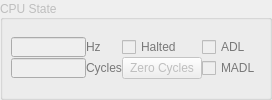
             <widget class="QGroupBox" name="groupCPU">
              <property name="enabled">
               <bool>false</bool>
              </property>
              <property name="sizePolicy">
               <sizepolicy hsizetype="Preferred" vsizetype="Fixed">
                <horstretch>0</horstretch>
                <verstretch>0</verstretch>
               </sizepolicy>
              </property>
              <property name="maximumSize">
               <size>
                <width>16777215</width>
                <height>16777215</height>
               </size>
              </property>
              <property name="title">
               <string>CPU State</string>
              </property>
              <property name="alignment">
               <set>Qt::AlignLeading|Qt::AlignLeft|Qt::AlignVCenter</set>
              </property>
              <property name="flat">
               <bool>false</bool>
              </property>
              <property name="checkable">
               <bool>false</bool>
              </property>
              <layout class="QGridLayout" name="gridLayout_15">
               <property name="leftMargin">
                <number>8</number>
               </property>
               <property name="topMargin">
                <number>8</number>
               </property>
               <property name="rightMargin">
                <number>8</number>
               </property>
               <property name="bottomMargin">
                <number>8</number>
               </property>
               <property name="horizontalSpacing">
                <number>5</number>
               </property>
               <property name="verticalSpacing">
                <number>0</number>
               </property>
               <item row="0" column="0">
                <layout class="QGridLayout" name="gridLayout_11">
                 <item row="1" column="3">
                  <widget class="QCheckBox" name="checkMADL">
                   <property name="sizePolicy">
                    <sizepolicy hsizetype="Preferred" vsizetype="Preferred">
                     <horstretch>0</horstretch>
                     <verstretch>0</verstretch>
                    </sizepolicy>
                   </property>
                   <property name="palette">
                    <palette>
                     <active>
                      <colorrole role="WindowText">
                       <brush brushstyle="SolidPattern">
                        <color alpha="255">
                         <red>0</red>
                         <green>170</green>
                         <blue>0</blue>
                        </color>
                       </brush>
                      </colorrole>
                      <colorrole role="Text">
                       <brush brushstyle="SolidPattern">
                        <color alpha="255">
                         <red>0</red>
                         <green>0</green>
                         <blue>0</blue>
                        </color>
                       </brush>
                      </colorrole>
                     </active>
                     <inactive>
                      <colorrole role="WindowText">
                       <brush brushstyle="SolidPattern">
                        <color alpha="255">
                         <red>0</red>
                         <green>170</green>
                         <blue>0</blue>
                        </color>
                       </brush>
                      </colorrole>
                      <colorrole role="Text">
                       <brush brushstyle="SolidPattern">
                        <color alpha="255">
                         <red>0</red>
                         <green>0</green>
                         <blue>0</blue>
                        </color>
                       </brush>
                      </colorrole>
                     </inactive>
                     <disabled>
                      <colorrole role="WindowText">
                       <brush brushstyle="SolidPattern">
                        <color alpha="255">
                         <red>120</red>
                         <green>120</green>
                         <blue>120</blue>
                        </color>
                       </brush>
                      </colorrole>
                      <colorrole role="Text">
                       <brush brushstyle="SolidPattern">
                        <color alpha="255">
                         <red>120</red>
                         <green>120</green>
                         <blue>120</blue>
                        </color>
                       </brush>
                      </colorrole>
                     </disabled>
                    </palette>
                   </property>
                   <property name="text">
                    <string notr="true">MADL</string>
                   </property>
                  </widget>
                 </item>
                 <item row="1" column="2">
                  <widget class="QPushButton" name="buttonZero">
                   <property name="focusPolicy">
                    <enum>Qt::NoFocus</enum>
                   </property>
                   <property name="text">
                    <string>Zero Cycles</string>
                   </property>
                  </widget>
                 </item>
                 <item row="0" column="2">
                  <widget class="QCheckBox" name="checkHalted">
                   <property name="sizePolicy">
                    <sizepolicy hsizetype="Preferred" vsizetype="Preferred">
                     <horstretch>0</horstretch>
                     <verstretch>0</verstretch>
                    </sizepolicy>
                   </property>
                   <property name="palette">
                    <palette>
                     <active>
                      <colorrole role="WindowText">
                       <brush brushstyle="SolidPattern">
                        <color alpha="255">
                         <red>0</red>
                         <green>170</green>
                         <blue>0</blue>
                        </color>
                       </brush>
                      </colorrole>
                     </active>
                     <inactive>
                      <colorrole role="WindowText">
                       <brush brushstyle="SolidPattern">
                        <color alpha="255">
                         <red>0</red>
                         <green>170</green>
                         <blue>0</blue>
                        </color>
                       </brush>
                      </colorrole>
                     </inactive>
                     <disabled>
                      <colorrole role="WindowText">
                       <brush brushstyle="SolidPattern">
                        <color alpha="255">
                         <red>120</red>
                         <green>120</green>
                         <blue>120</blue>
                        </color>
                       </brush>
                      </colorrole>
                     </disabled>
                    </palette>
                   </property>
                   <property name="text">
                    <string notr="true">Halted</string>
                   </property>
                   <property name="checked">
                    <bool>false</bool>
                   </property>
                  </widget>
                 </item>
                 <item row="0" column="0">
                  <widget class="QLineEdit" name="freqView">
                   <property name="enabled">
                    <bool>false</bool>
                   </property>
                   <property name="sizePolicy">
                    <sizepolicy hsizetype="Minimum" vsizetype="Fixed">
                     <horstretch>0</horstretch>
                     <verstretch>0</verstretch>
                    </sizepolicy>
                   </property>
                   <property name="minimumSize">
                    <size>
                     <width>0</width>
                     <height>20</height>
                    </size>
                   </property>
                   <property name="maximumSize">
                    <size>
                     <width>75</width>
                     <height>20</height>
                    </size>
                   </property>
                   <property name="font">
                    <font>
                     <pointsize>9</pointsize>
                    </font>
                   </property>
                   <property name="inputMask">
                    <string notr="true"/>
                   </property>
                   <property name="text">
                    <string notr="true"/>
                   </property>
                   <property name="alignment">
                    <set>Qt::AlignLeading|Qt::AlignLeft|Qt::AlignVCenter</set>
                   </property>
                   <property name="readOnly">
                    <bool>true</bool>
                   </property>
                  </widget>
                 </item>
                 <item row="0" column="3">
                  <widget class="QCheckBox" name="checkADL">
                   <property name="sizePolicy">
                    <sizepolicy hsizetype="Minimum" vsizetype="Fixed">
                     <horstretch>0</horstretch>
                     <verstretch>0</verstretch>
                    </sizepolicy>
                   </property>
                   <property name="palette">
                    <palette>
                     <active>
                      <colorrole role="WindowText">
                       <brush brushstyle="SolidPattern">
                        <color alpha="255">
                         <red>0</red>
                         <green>170</green>
                         <blue>0</blue>
                        </color>
                       </brush>
                      </colorrole>
                      <colorrole role="Text">
                       <brush brushstyle="SolidPattern">
                        <color alpha="255">
                         <red>0</red>
                         <green>0</green>
                         <blue>0</blue>
                        </color>
                       </brush>
                      </colorrole>
                     </active>
                     <inactive>
                      <colorrole role="WindowText">
                       <brush brushstyle="SolidPattern">
                        <color alpha="255">
                         <red>0</red>
                         <green>170</green>
                         <blue>0</blue>
                        </color>
                       </brush>
                      </colorrole>
                      <colorrole role="Text">
                       <brush brushstyle="SolidPattern">
                        <color alpha="255">
                         <red>0</red>
                         <green>0</green>
                         <blue>0</blue>
                        </color>
                       </brush>
                      </colorrole>
                     </inactive>
                     <disabled>
                      <colorrole role="WindowText">
                       <brush brushstyle="SolidPattern">
                        <color alpha="255">
                         <red>120</red>
                         <green>120</green>
                         <blue>120</blue>
                        </color>
                       </brush>
                      </colorrole>
                      <colorrole role="Text">
                       <brush brushstyle="SolidPattern">
                        <color alpha="255">
                         <red>120</red>
                         <green>120</green>
                         <blue>120</blue>
                        </color>
                       </brush>
                      </colorrole>
                     </disabled>
                    </palette>
                   </property>
                   <property name="text">
                    <string notr="true">ADL</string>
                   </property>
                  </widget>
                 </item>
                 <item row="0" column="1">
                  <widget class="QLabel" name="labelHz">
                   <property name="palette">
                    <palette>
                     <active>
                      <colorrole role="WindowText">
                       <brush brushstyle="SolidPattern">
                        <color alpha="255">
                         <red>0</red>
                         <green>170</green>
                         <blue>0</blue>
                        </color>
                       </brush>
                      </colorrole>
                     </active>
                     <inactive>
                      <colorrole role="WindowText">
                       <brush brushstyle="SolidPattern">
                        <color alpha="255">
                         <red>0</red>
                         <green>170</green>
                         <blue>0</blue>
                        </color>
                       </brush>
                      </colorrole>
                     </inactive>
                     <disabled>
                      <colorrole role="WindowText">
                       <brush brushstyle="SolidPattern">
                        <color alpha="255">
                         <red>120</red>
                         <green>120</green>
                         <blue>120</blue>
                        </color>
                       </brush>
                      </colorrole>
                     </disabled>
                    </palette>
                   </property>
                   <property name="text">
                    <string notr="true">Hz</string>
                   </property>
                   <property name="alignment">
                    <set>Qt::AlignLeading|Qt::AlignLeft|Qt::AlignVCenter</set>
                   </property>
                  </widget>
                 </item>
                 <item row="1" column="1">
                  <widget class="QLabel" name="labelCycles">
                   <property name="palette">
                    <palette>
                     <active>
                      <colorrole role="WindowText">
                       <brush brushstyle="SolidPattern">
                        <color alpha="255">
                         <red>0</red>
                         <green>170</green>
                         <blue>0</blue>
                        </color>
                       </brush>
                      </colorrole>
                     </active>
                     <inactive>
                      <colorrole role="WindowText">
                       <brush brushstyle="SolidPattern">
                        <color alpha="255">
                         <red>0</red>
                         <green>170</green>
                         <blue>0</blue>
                        </color>
                       </brush>
                      </colorrole>
                     </inactive>
                     <disabled>
                      <colorrole role="WindowText">
                       <brush brushstyle="SolidPattern">
                        <color alpha="255">
                         <red>120</red>
                         <green>120</green>
                         <blue>120</blue>
                        </color>
                       </brush>
                      </colorrole>
                     </disabled>
                    </palette>
                   </property>
                   <property name="text">
                    <string>Cycles</string>
                   </property>
                  </widget>
                 </item>
                 <item row="1" column="0">
                  <widget class="QLineEdit" name="cycleView">
                   <property name="sizePolicy">
                    <sizepolicy hsizetype="Minimum" vsizetype="Fixed">
                     <horstretch>0</horstretch>
                     <verstretch>0</verstretch>
                    </sizepolicy>
                   </property>
                   <property name="minimumSize">
                    <size>
                     <width>65</width>
                     <height>20</height>
                    </size>
                   </property>
                   <property name="maximumSize">
                    <size>
                     <width>75</width>
                     <height>20</height>
                    </size>
                   </property>
                   <property name="font">
                    <font>
                     <family>MS Shell Dlg 2</family>
                     <pointsize>9</pointsize>
                    </font>
                   </property>
                   <property name="inputMask">
                    <string notr="true"/>
                   </property>
                   <property name="text">
                    <string notr="true"/>
                   </property>
                   <property name="maxLength">
                    <number>32767</number>
                   </property>
                   <property name="frame">
                    <bool>true</bool>
                   </property>
                  </widget>
                 </item>
                </layout>
               </item>
              </layout>
             </widget>
